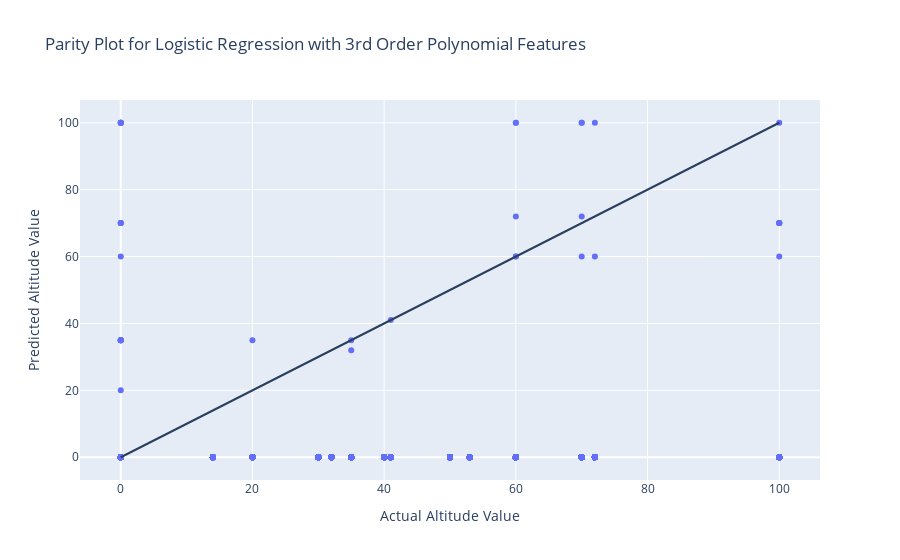

This figure's notebook cell:
### Markdown cell above
Logistic Regression Model with 3rd Order Polynomial Features and Regularization to Predict Altitudes:

### Code cell
log_regress_reg = make_pipeline(PolynomialFeatures(3), StandardScaler(), LogisticRegression(penalty = 'l2', C = 1))
log_regress_reg.fit(x_train, y_train)
log_mae_reg = mean_absolute_error(y_val, log_regress_reg.predict(x_val))
print('The validation MAE for a logistic regression model with 3rd order features and regularization is:', round(log_mae_reg, 3))

# making the parity plot
fig = go.Figure(data = [go.Scatter(x = y_val, y = log_regress_reg.predict(x_val), mode = "markers")])

fig.add_shape(type = "line", x0 = y_val.min(), y0 = y_val.min(), x1 = y_val.max(), y1 = y_val.max())

fig.update_xaxes(title_text = "Actual Altitude Value")
fig.update_yaxes(title_text = "Predicted Altitude Value")

# set the plot size
fig.update_layout(title = 'Parity Plot for Logistic Regression with 3rd Order Polynomial Features and Regularization', autosize = True)
fig.show()

### Figure 1 — Plotly figure (JSON) as saved in the notebook; plotly's stock layout.template omitted (floating-point values rounded to 4 significant figures; data arrays with more than 128 entries replaced by an {"elided": "..."} marker saying what was removed)
{"data": [{"mode": "markers", "type": "scatter", "x": {"elided": "4339 int values"}, "y": {"elided": "4339 int values"}}], "layout": {"autosize": true, "shapes": [{"type": "line", "x0": 0, "x1": 100, "y0": 0, "y1": 100}], "title": {"text": "Parity Plot for Logistic Regression with 3rd Order Polynomial Features"}, "xaxis": {"autorange": true, "range": [-5.949, 105.9], "title": {"text": "Actual Altitude Value"}, "type": "linear"}, "yaxis": {"autorange": true, "range": [-8.252, 108.3], "title": {"text": "Predicted Altitude Value"}, "type": "linear"}}}
